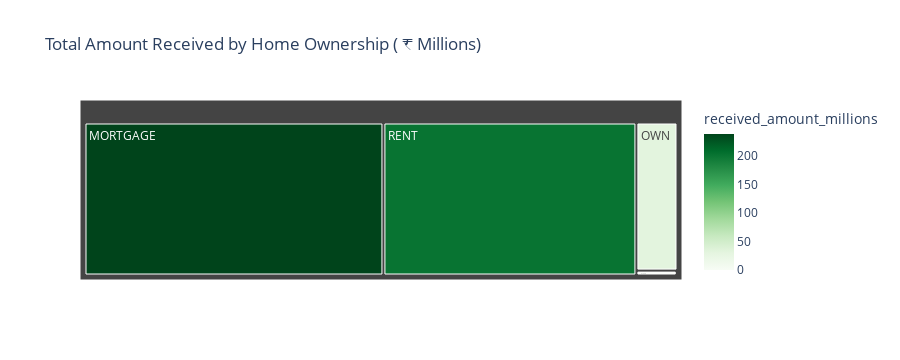

Here is the notebook cell this chart was saved with:
### Markdown cell above
### Home Ownership by Total Amount Received

### Code cell
home_received = df.groupby('home_ownership')['total_payment'].sum().reset_index()
home_received['received_amount_millions'] = home_received['total_payment'] / 1000000

fig = px.treemap(
    home_received,
    path = ['home_ownership'],
    values = 'received_amount_millions',
    color = 'received_amount_millions',
    color_continuous_scale = 'Greens',
    title = 'Total Amount Received by Home Ownership ( ₹ Millions)'
)

fig.show()

### Figure 1 — Plotly figure (JSON) as saved in the notebook; plotly's stock layout.template omitted (floating-point values rounded to 4 significant figures)
{"data": [{"branchvalues": "total", "customdata": [[238.5], [0.01905], [1.025], [31.73], [201.8]], "domain": {"x": [0, 1], "y": [0, 1]}, "hovertemplate": "labels=%{label}<br>received_amount_millions_sum=%{value}<br>parent=%{parent}<br>id=%{id}<br>received_amount_millions=%{color}<extra></extra>", "ids": ["MORTGAGE", "NONE", "OTHER", "OWN", "RENT"], "labels": ["MORTGAGE", "NONE", "OTHER", "OWN", "RENT"], "marker": {"coloraxis": "coloraxis", "colors": [238.5, 0.01905, 1.025, 31.73, 201.8]}, "name": "", "parents": ["", "", "", "", ""], "type": "treemap", "values": [238.5, 0.01905, 1.025, 31.73, 201.8]}], "layout": {"autosize": true, "coloraxis": {"colorbar": {"title": {"text": "received_amount_millions"}}, "colorscale": [[0, "rgb(247,252,245)"], [0.125, "rgb(229,245,224)"], [0.25, "rgb(199,233,192)"], [0.375, "rgb(161,217,155)"], [0.5, "rgb(116,196,118)"], [0.625, "rgb(65,171,93)"], [0.75, "rgb(35,139,69)"], [0.875, "rgb(0,109,44)"], [1, "rgb(0,68,27)"]]}, "height": 360, "legend": {"tracegroupgap": 0}, "title": {"text": "Total Amount Received by Home Ownership ( ₹ Millions)"}}}
